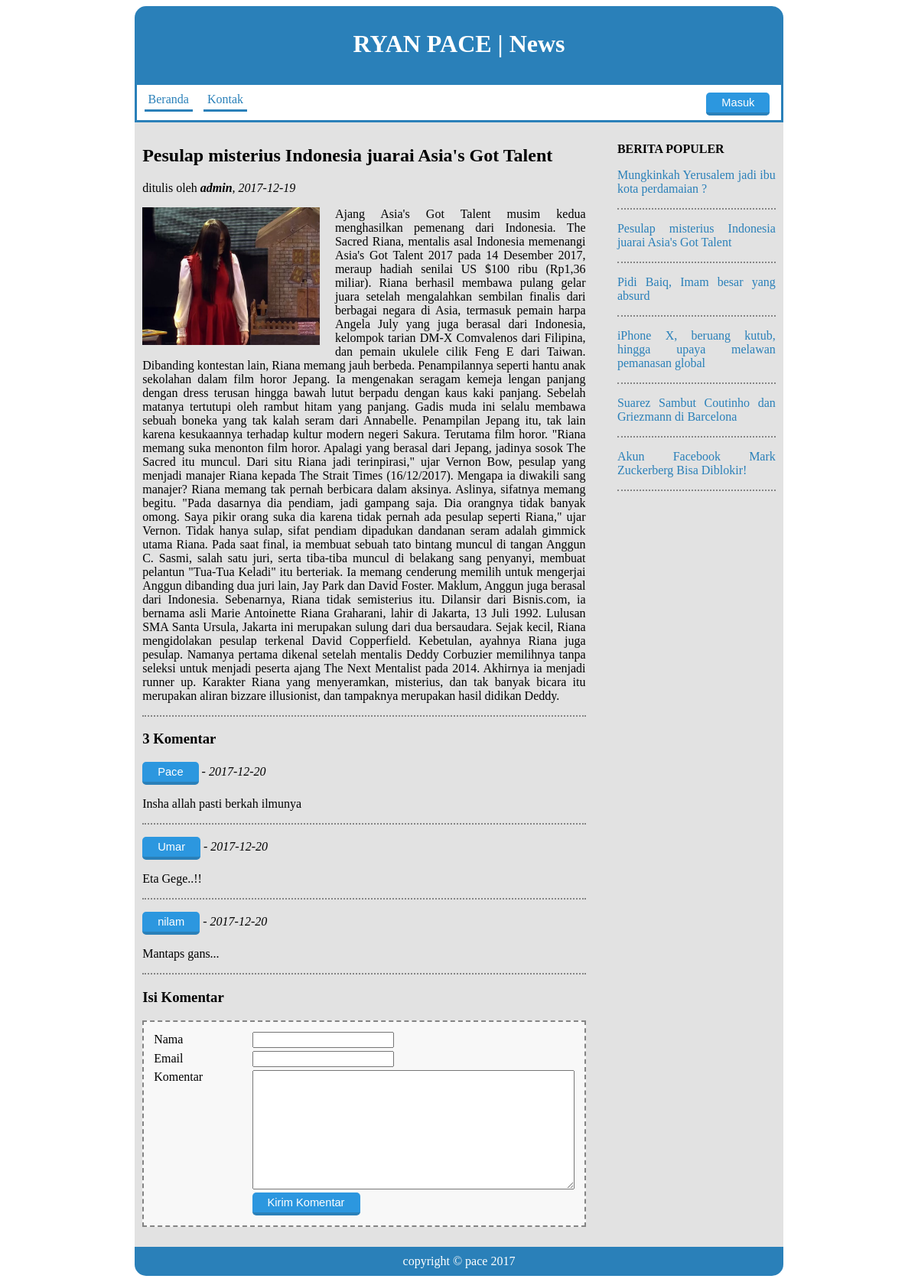
The app's page /?page=home_detail&id=22 with its own data.
### tables this page shows
CREATE TABLE `tbl_news` (
  `id_news` int(100) NOT NULL,
  `title_news` varchar(100) NOT NULL,
  `content_news` text NOT NULL,
  `created` date NOT NULL,
  `hits` int(5) NOT NULL,
  `name_image` varchar(50) NOT NULL,
  `type_image` varchar(50) NOT NULL,
  `size_image` bigint(20) NOT NULL
);

CREATE TABLE `tbl_comment` (
  `id_comment` int(5) NOT NULL,
  `id_news` int(5) NOT NULL,
  `name` varchar(50) NOT NULL,
  `email` varchar(50) NOT NULL,
  `commentar` text NOT NULL,
  `date_in` date NOT NULL
);

### page/home_detail.php (the view, shortened to what this page needs)
<?php
include 'lib/koneksi.php';
$id = $_GET['id'];
$query = $conn->prepare("SELECT * FROM tbl_news WHERE id_news = :id");
$query->bindparam(':id', $id);
$query->execute();
$row=$query->fetch(PDO::FETCH_OBJ);
  ?>
  <div class="isian">
      <h2><?php echo $row->title_news ?></h2>
      <p>ditulis oleh <b><i>admin</i></b>, <i><?php echo $row->created ?></i></p>
      <p>
          <img class="detail" src="img/news/<?php echo $row->name_image ?>">
        <?php echo $row->content_news ?>
      </p>
  </div>
  <?php
    $comment = $conn->prepare("SELECT * FROM tbl_comment WHERE id_news =:id");
    $comment->bindparam(':id', $id);
    $comment->execute();
    $data = $comment->fetchAll();
    $count = $comment->rowCount();
    echo "<h3>$count Komentar</h3>";
    foreach ($data as $value) { ?>
    <div class="isian">
      <p><button class="tombol-biru"><?php echo $value['name']; ?></button> - <i><?php echo $value['date_in']; ?></i></p>
      <p><?php echo $value['commentar'] ?></p>
    </div>
  <?php } ?>
  <h3>Isi Komentar</h3>
  <form class="formkomentar" action="?page=comm_pro" method="post">
    <table>
      <tr>
        <td width="25%">Nama</td>
        <td><input type="text" name="name" value="" required></td>
      </tr>
      <tr>
        <td>Email</td>
        <td><input type="email" name="email" value="" required></td>
      </tr>
      <tr>
        <td valign="top">Komentar</td>
        <td>
          <textarea name="commentar" rows="10" cols="50" required></textarea>
        </td>
      </tr>
      <tr>
        <td></td>
        <td>
          <input class="tombol-biru" type="submit" value="Kirim Komentar">
        </td>
      </tr>
    </table>
  </form>

### page/fav_news.php
<p><b>BERITA POPULER</b></p>
<?php
include "lib/koneksi.php";
$query = $conn->prepare("SELECT * FROM tbl_news WHERE hits > 0 ORDER BY hits DESC");
$query->execute();
$data = $query->fetchAll();
foreach ($data as $value) {
 ?>
 <div class="isian">
   <a href="?page=home_detail&id=<?php echo $value['id_news']; ?>">
     <p><?php echo $value['title_news']; ?></p></a>
 </div>
<?php } ?>

### style.css (style rules this page uses)
.tombol-biru { background:#2C97DF; color:white; border-top:0; border-left:0; border-right:0; border-bottom:4px solid #2A80B9; border-radius: 5px; padding:5px 20px; text-decoration:none; font-family:sans-serif; font-size:11pt; }
#article .kiri p { text-align: justify; }
.detail { float: left; width: 40%; margin:0px 20px 10px 0px; }
#article a { color: #2A80B9; text-decoration: none; }
#article .kanan p { text-align: justify; }
.isian { display: block; border-bottom: 2px dotted #848484; }
.formkomentar { padding: 10px; border: 2px dashed #848484; background: #f8f8f8; }

### records on screen
tbl_news: title_news "Pesulap misterius Indonesia juarai Asia's Got Talent", created "2017-12-19", name_image (picture), content_news "Ajang Asia's Got Talent musim kedua menghasilkan pemenang dari Indonesia. The Sacred Riana, mentalis asal Indonesia memenangi Asia's Got Talent 2017 pada 14 Desember 2017, meraup hadiah senilai US $100 ribu (Rp1,36 miliar). Riana berhasil membawa pulang gelar juara setelah mengalahkan sembilan finalis dari berbagai negara di Asia, termasuk pemain harpa Angela July yang juga berasal dari Indonesia, kelompok tarian DM-X Comvalenos dari Filipina, dan pemain ukulele cilik Feng E dari Taiwan. Dibanding kontestan lain, Riana memang jauh berbeda. Penampilannya seperti hantu anak sekolahan dalam film horor Jepang. Ia mengenakan seragam kemeja lengan panjang dengan dress terusan hingga bawah lutut…"
tbl_comment: name "Pace", date_in "2017-12-20", commentar "Insha allah pasti berkah ilmunya"
tbl_comment: name "Umar", date_in "2017-12-20", commentar "Eta Gege..!!"
tbl_comment: name "nilam", date_in "2017-12-20", commentar "Mantaps gans..."
tbl_news: title_news "Mungkinkah Yerusalem jadi ibu kota perdamaian ?"
tbl_news: title_news "Pidi Baiq, Imam besar yang absurd"
tbl_news: title_news "iPhone X, beruang kutub, hingga upaya melawan pemanasan global"
tbl_news: title_news "Suarez Sambut Coutinho dan Griezmann di Barcelona"
tbl_news: title_news "Akun Facebook Mark Zuckerberg Bisa Diblokir!"

### other values on screen
$count "3"
